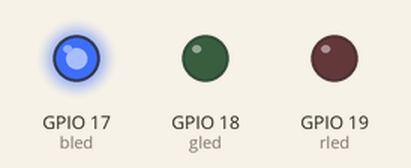
This program was run on a simulated ESP32 board running MicroPython. Shown: output pins drawn as LEDs (lit = HIGH). At 0.0 s the program stops and its outputs stay as they are.

Above: at 0.1 s.
Timing chart, 0 to 1.5 s (numbered marks = the images above):
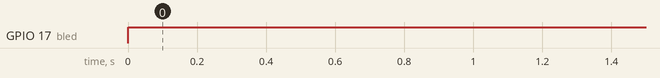

The program:

rgb_basic.py
```python
#rgb_basic.py

import machine
from machine import Pin, PWM

PWMMAX = 1023

rled = PWM(Pin(19))  # red led
gled = PWM(Pin(18))  # green led
bled = PWM(Pin(17))  # blue led

def lidRGBled(rval, gval, bval):
    rled.duty(rval)
    gled.duty(gval)
    bled.duty(bval)

# adjust RGB value to change color
lidRGBled(0,0, PWMMAX)
```

Measured:
- by itself, GPIO 17 (bled): LOW → HIGH at 0.00 s
